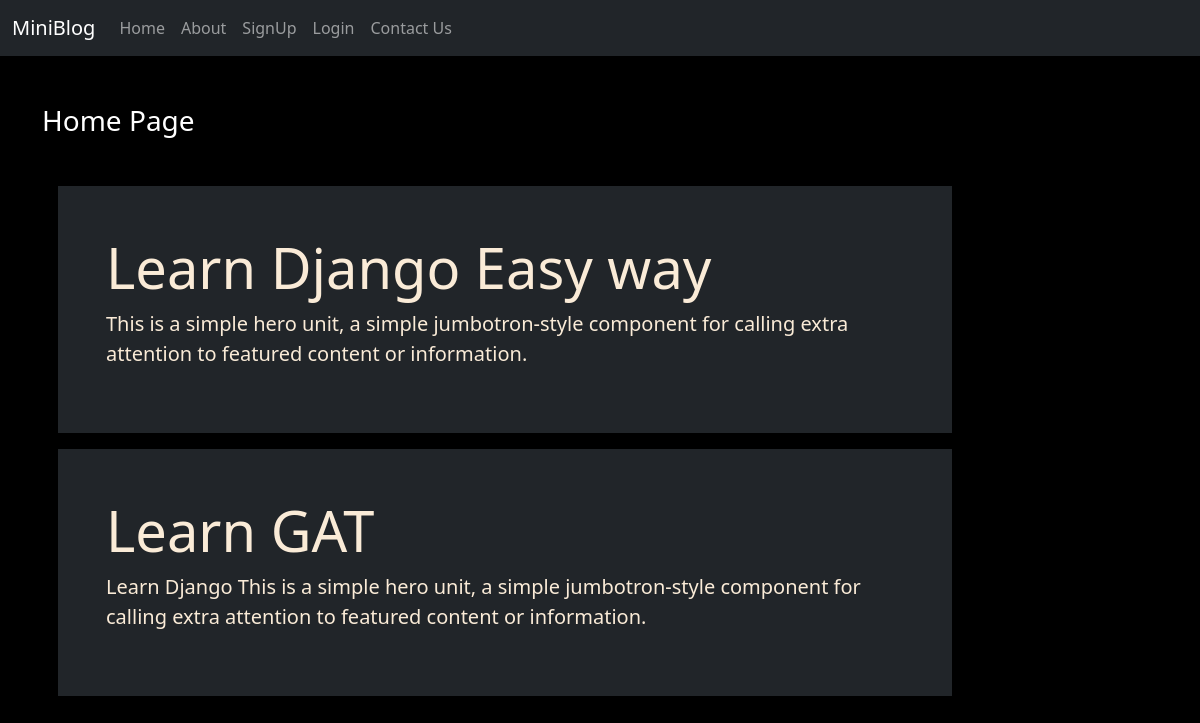
The page / on the database its author committed.
### blog/models.py (models this page shows)
class Post(models.Model):
 title = models.CharField(max_length=150)
 desc = models.TextField()

### blog/views.py (the view)
# urls.py: 2. Add a URL to urlpatterns:  path('', views.home, name='home')
def home(request):
  post = Post.objects.all()
  return render(request,'blog/home.html',{'post':post})

### blog/templates/blog/home.html
{% extends 'blog/base.html' %}
{% load static %}
{% block content %}
 <div class="col-sm-10">
  <h3 class='text-white my-5'>
   Home Page
  </h3>
{% for p in post %}
  <div class="jumbotron jumbo-color p-5 m-3">
    <h1 class="display-4">{{p.title}}</h1>
    <p class="lead">{{p.desc}}</p>
  </div>
{% endfor %}
 </div>
 </div>
{% endblock content %}

### blog/static/blog/css/style.css (style rules this page uses)
body { background-color: black; color: antiquewhite; }
.jumbo-color { background-color: #212529; }

### rows shown on the page
Post: title "Learn Django Easy way", desc "This is a simple hero unit, a simple jumbotron-style component for calling extra attention to featured content or information."
Post: title "Learn GAT", desc "Learn Django This is a simple hero unit, a simple jumbotron-style component for calling extra attention to featured content or information."
